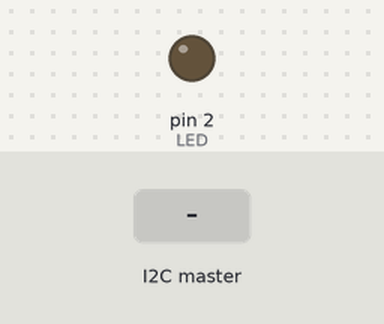
A sketch run on a simulated Arduino Uno, built with avr-gcc and run on an emulated ATmega328P. On the bench: output pins drawn as LEDs (lit = HIGH). The test bench sets the inputs (shaded band).

Above: at 1.2 s.
1.3 s: the I2C master sends the byte 1
At 1.8 s:
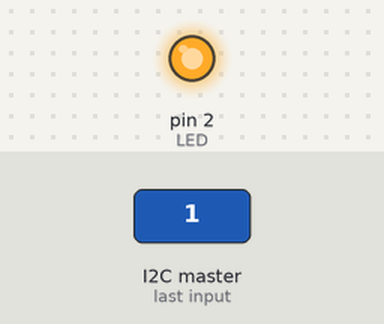
2.8 s: the I2C master sends the byte 0
At 4.2 s:
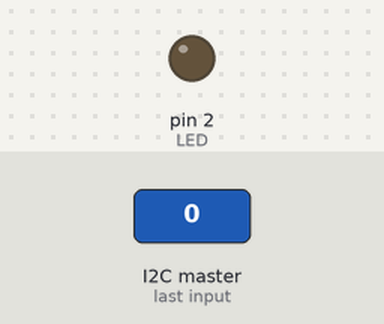
Timing chart, 0 to 5.8 s (numbered marks = the images above; inputs shaded):
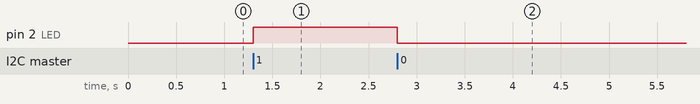

The sketch:

UsingI2CSub.ino
```cpp
#include <Wire.h>
int LED = 2;
void setup()
{
  Wire.begin(4);                    // 设置从机地址为 4
  Wire.onReceive(receiveEvent);     //从机接收主机发来的数据
  pinMode(LED,OUTPUT);              // 设置IO口为输出模式
}
void loop()
{
  delay(100);
}
void receiveEvent(int howMany)   // 接收从主机发过来的数据
{
    int c = Wire.read();      // 接收单个字节
    if(c==1)
      {
         digitalWrite(LED,HIGH); // 如果为 1 开LED
      }
    else if(c==0)
      {
         digitalWrite(LED,LOW);  // 如果为 0 关LED
      }
}
```

Measured:
- after the input at 1.3 s, pin 2 (LED): LOW → HIGH at once
- after the input at 2.8 s, pin 2 (LED): HIGH → LOW at once
